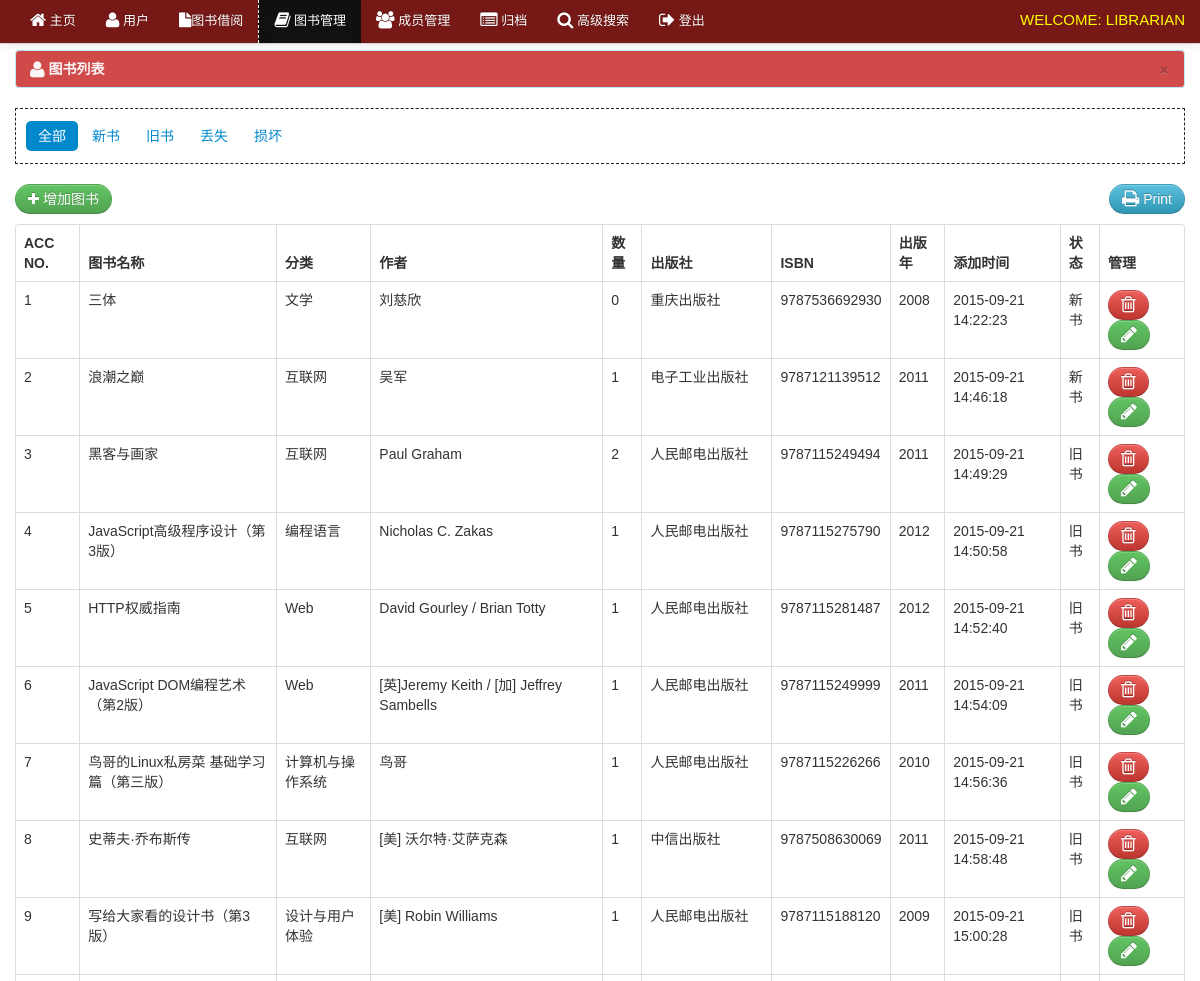
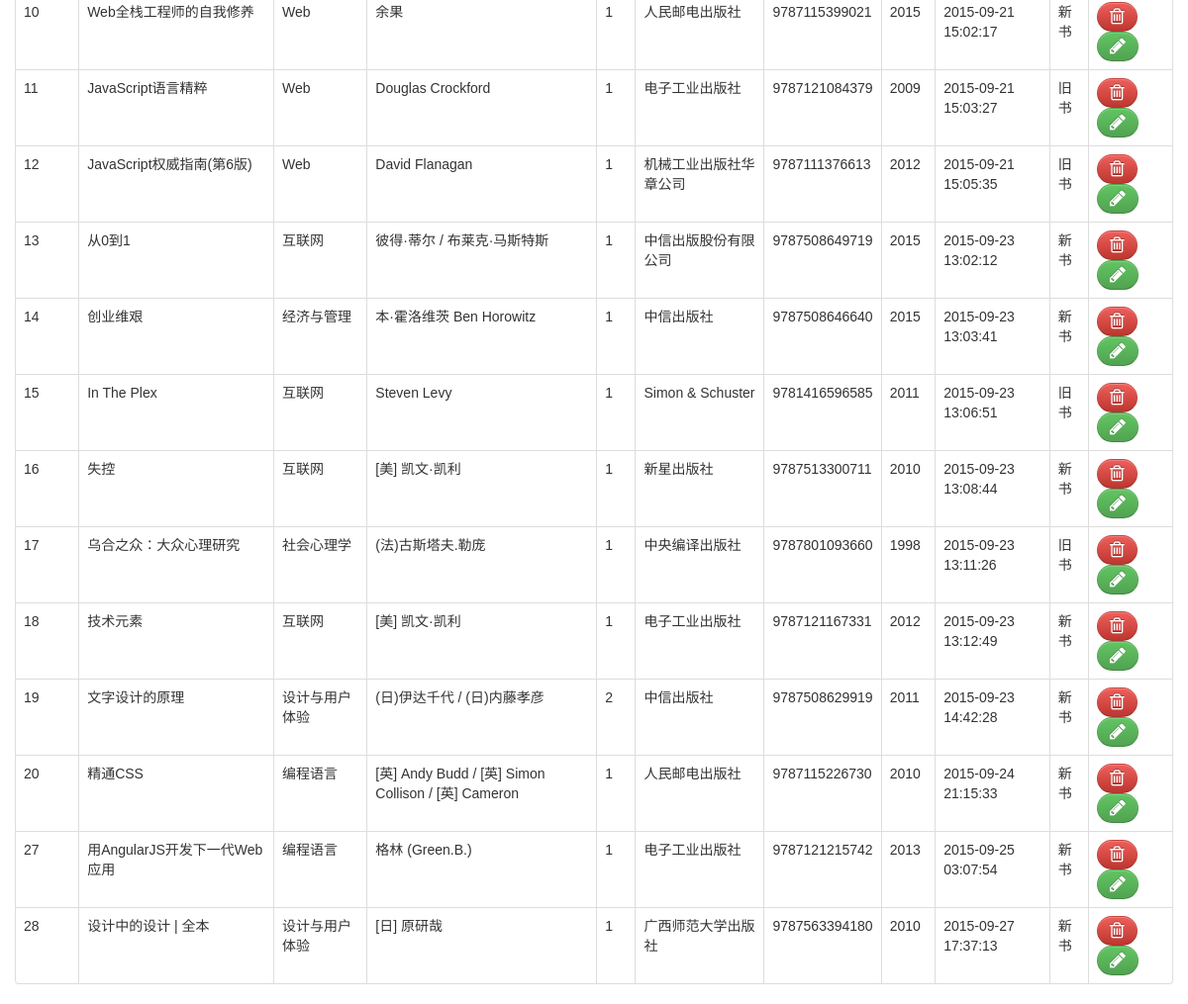
The page /librarian/books.php (signed in) on the database its author committed (2 pictures, top to bottom).
### tables this page shows
CREATE TABLE IF NOT EXISTS `book` (
  `book_id` int(11) NOT NULL,
  `book_title` varchar(100) NOT NULL,
  `category_id` int(50) NOT NULL,
  `author` varchar(50) NOT NULL,
  `book_copies` int(11) NOT NULL,
  `book_pub` varchar(100) NOT NULL,
  `publisher_name` varchar(100) NOT NULL,
  `isbn` varchar(50) NOT NULL,
  `copyright_year` int(11) NOT NULL,
  `date_receive` varchar(20) NOT NULL,
  `date_added` datetime NOT NULL,
  `status` varchar(30) NOT NULL
);

CREATE TABLE IF NOT EXISTS `category` (
  `category_id` int(11) NOT NULL,
  `classname` varchar(50) DEFAULT NULL
);

### librarian/books.php (the view, shortened to what this page needs)
<?php include('header.php'); ?>
<?php include('navbar_books.php'); ?>
<div class="container">
  <div class="margin-top">
    <div class="row">
      <div class="span12">
        <div class="alert alert-info">
          <button type="button" class="close" data-dismiss="alert">&times;</button>
          <strong>
            <i class="icon-user icon-large"></i>&nbsp;图书列表</strong>
        </div>
        <ul class="nav nav-pills">
          <li class="active">
            <a href="books.php">全部</a>
          </li>
          <li>
            <a href="new_books.php">新书</a>
          </li>
          <li>
            <a href="old_books.php">旧书</a>
          </li>
          <li>
            <a href="lost.php">丢失</a>
          </li>
          <li>
            <a href="damage.php">损坏</a>
          </li>
        </ul>
        <table cellpadding="0" cellspacing="0" border="0" class="table  table-bordered" id="example">
          <div class="pull-right">
            <a href="" onclick="window.print()" class="btn btn-info">
              <i class="icon-print icon-large"></i>
              Print</a>
          </div>
          <p>
            <a href="add_books.php" class="btn btn-success">
              <i class="icon-plus"></i>&nbsp;增加图书</a>
          </p>
          <thead>
            <tr>
              <th>Acc No.</th>
              <th>图书名称</th>
              <th>分类</th>
              <th>作者</th>
              <th class="action">数量</th>
              <th>出版社</th>
              <th>ISBN</th>
              <th>出版年</th>
              <th>添加时间</th>
              <th>状态</th>
              <th class="action">管理</th>
            </tr>
          </thead>
          <tbody>
            <?php $user_query=mysql_query("select * from book where status != 'Archive'")or die(mysql_error()); while($row=mysql_fetch_array($user_query)){ $id=$row['book_id']; $cat_id=$row['category_id']; $book_copies = $row['book_copies']; $borrow_details =
            mysql_query("select * from borrowdetails where book_id = '$id' and borrow_status = 'pending'"); $row11 = mysql_fetch_array($borrow_details); $count = mysql_num_rows($borrow_details); $total = $book_copies - $count;  $cat_query = mysql_query("select * from category where category_id = '$cat_id'")or die(mysql_error()); $cat_row = mysql_fetch_array($cat_query); ?>
            <tr class="del<?php echo $id ?>">
              <td><?php echo $row['book_id']; ?></td>
              <td><?php echo $row['book_title']; ?></td>
              <td><?php echo $cat_row ['classname']; ?>
              </td>
              <td><?php echo $row['author']; ?>
              </td>
              <td class="action"><?php echo    $total;   ?>
              </td>
              <td><?php echo $row['publisher_name']; ?></td>
              <td><?php echo $row['isbn']; ?></td>
              <td><?php echo $row['copyright_year']; ?></td>
              <td><?php echo $row['date_added']; ?></td>
              <td><?php echo $row['status']; ?></td>
              <td class="action">
                <a rel="tooltip" title="Delete" id="<?php echo $id; ?>" href="#delete_book<?php echo $id; ?>" data-toggle="modal" class="btn btn-danger">
                  <i class="icon-trash icon-large"></i>
                </a>
                <a rel="tooltip" title="Edit" id="e<?php echo $id; ?>" href="edit_book.php<?php echo '?id='.$id; ?>" class="btn btn-success">
                  <i class="icon-pencil icon-large"></i>
                </a>
              </td>
            </tr>
            <?php  }  ?>
          </tbody>
        </table>
      </div>
    </div>
  </div>
</div>
<?php include('footer.php') ?>

### librarian/css/docs.css (style rules this page uses)
body { font-family:'TR Century Gothic',Helvetica,Arial,sans-serif !important; }
.btn { border-radius: 25px !important; }
.alert { text-shadow: none; }
.nav-tabs, .nav-pills { border: 1px dashed #222 !important; padding: 10px; }
th { text-transform:uppercase; }
.nav li a { text-transform:uppercase; }
.margin-top { margin-top:50px; }
body { background: url(../img/grid_noise.png); position: relative; }

### librarian/css/print.css (style rules this page uses)
.action { display:none; }
th { text-align:left; }
td { text-align:left; border-top:1px solid; padding:2px; }
.btn { display:none; }
.alert { display:none; }
body { font-family:arial; font-size:13px; }
.nav { display:none; }

### rows shown on the page
book: book_id "1", book_title "三体", category.classname "文学", author "刘慈欣", book_copies "0", publisher_name "重庆出版社", isbn "9787536692930", copyright_year "2008", date_added "2015-09-21 14:22:23", status "新书"
book: book_id "2", book_title "浪潮之巅", category.classname "互联网", author "吴军", book_copies "1", publisher_name "电子工业出版社", isbn "9787121139512", copyright_year "2011", date_added "2015-09-21 14:46:18", status "新书"
book: book_id "3", book_title "黑客与画家", category.classname "互联网", author "Paul Graham", book_copies "2", publisher_name "人民邮电出版社", isbn "9787115249494", copyright_year "2011", date_added "2015-09-21 14:49:29", status "旧书"
book: book_id "4", book_title "JavaScript高级程序设计（第3版）", category.classname "编程语言", author "Nicholas C. Zakas", book_copies "1", publisher_name "人民邮电出版社", isbn "9787115275790", copyright_year "2012", date_added "2015-09-21 14:50:58", status "旧书"
book: book_id "5", book_title "HTTP权威指南", category.classname "Web", author "David Gourley / Brian Totty", book_copies "1", publisher_name "人民邮电出版社", isbn "9787115281487", copyright_year "2012", date_added "2015-09-21 14:52:40", status "旧书"
book: book_id "6", book_title "JavaScript DOM编程艺术 （第2版）", category.classname "Web", author "[英]Jeremy Keith / [加] Jeffrey Sambells", book_copies "1", publisher_name "人民邮电出版社", isbn "9787115249999", copyright_year "2011", date_added "2015-09-21 14:54:09", status "旧书"
book: book_id "7", book_title "鸟哥的Linux私房菜 基础学习篇（第三版）", category.classname "计算机与操作系统", author "鸟哥", book_copies "1", publisher_name "人民邮电出版社", isbn "9787115226266", copyright_year "2010", date_added "2015-09-21 14:56:36", status "旧书"
book: book_id "8", book_title "史蒂夫·乔布斯传", category.classname "互联网", author "[美] 沃尔特·艾萨克森", book_copies "1", publisher_name "中信出版社", isbn "9787508630069", copyright_year "2011", date_added "2015-09-21 14:58:48", status "旧书"
book: book_id "9", book_title "写给大家看的设计书（第3版）", category.classname "设计与用户体验", author "[美] Robin Williams", book_copies "1", publisher_name "人民邮电出版社", isbn "9787115188120", copyright_year "2009", date_added "2015-09-21 15:00:28", status "旧书"
book: book_id "10", book_title "Web全栈工程师的自我修养", category.classname "Web", author "余果", book_copies "1", publisher_name "人民邮电出版社", isbn "9787115399021", copyright_year "2015", date_added "2015-09-21 15:02:17", status "新书"
book: book_id "11", book_title "JavaScript语言精粹", category.classname "Web", author "Douglas Crockford", book_copies "1", publisher_name "电子工业出版社", isbn "9787121084379", copyright_year "2009", date_added "2015-09-21 15:03:27", status "旧书"
book: book_id "12", book_title "JavaScript权威指南(第6版)", category.classname "Web", author "David Flanagan", book_copies "1", publisher_name "机械工业出版社华章公司", isbn "9787111376613", copyright_year "2012", date_added "2015-09-21 15:05:35", status "旧书"
book: book_id "13", book_title "从0到1", category.classname "互联网", author "彼得·蒂尔 / 布莱克·马斯特斯", book_copies "1", publisher_name "中信出版股份有限公司", isbn "9787508649719", copyright_year "2015", date_added "2015-09-23 13:02:12", status "新书"
book: book_id "14", book_title "创业维艰", category.classname "经济与管理", author "本·霍洛维茨 Ben Horowitz", book_copies "1", publisher_name "中信出版社", isbn "9787508646640", copyright_year "2015", date_added "2015-09-23 13:03:41", status "新书"
book: book_id "15", book_title "In The Plex", category.classname "互联网", author "Steven Levy", book_copies "1", publisher_name "Simon & Schuster", isbn "9781416596585", copyright_year "2011", date_added "2015-09-23 13:06:51", status "旧书"
book: book_id "16", book_title "失控", category.classname "互联网", author "[美] 凯文·凯利", book_copies "1", publisher_name "新星出版社", isbn "9787513300711", copyright_year "2010", date_added "2015-09-23 13:08:44", status "新书"
book: book_id "17", book_title "乌合之众：大众心理研究", category.classname "社会心理学", author "(法)古斯塔夫.勒庞", book_copies "1", publisher_name "中央编译出版社", isbn "9787801093660", copyright_year "1998", date_added "2015-09-23 13:11:26", status "旧书"
book: book_id "18", book_title "技术元素", category.classname "互联网", author "[美] 凯文·凯利", book_copies "1", publisher_name "电子工业出版社", isbn "9787121167331", copyright_year "2012", date_added "2015-09-23 13:12:49", status "新书"
book: book_id "19", book_title "文字设计的原理", category.classname "设计与用户体验", author "(日)伊达千代 / (日)内藤孝彦", book_copies "2", publisher_name "中信出版社", isbn "9787508629919", copyright_year "2011", date_added "2015-09-23 14:42:28", status "新书"
book: book_id "20", book_title "精通CSS", category.classname "编程语言", author "[英] Andy Budd / [英] Simon Collison / [英] Cameron", book_copies "1", publisher_name "人民邮电出版社", isbn "9787115226730", copyright_year "2010", date_added "2015-09-24 21:15:33", status "新书"
book: book_id "27", book_title "用AngularJS开发下一代Web应用", category.classname "编程语言", author "格林 (Green.B.)", book_copies "1", publisher_name "电子工业出版社", isbn "9787121215742", copyright_year "2013", date_added "2015-09-25 03:07:54", status "新书"
book: book_id "28", book_title "设计中的设计 | 全本", category.classname "设计与用户体验", author "[日] 原研哉", book_copies "1", publisher_name "广西师范大学出版社", isbn "9787563394180", copyright_year "2010", date_added "2015-09-27 17:37:13", status "新书"
